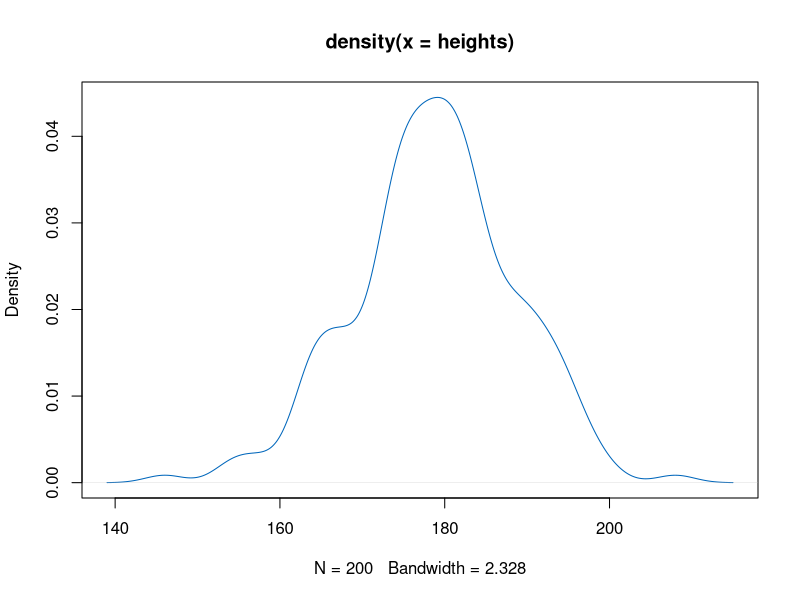
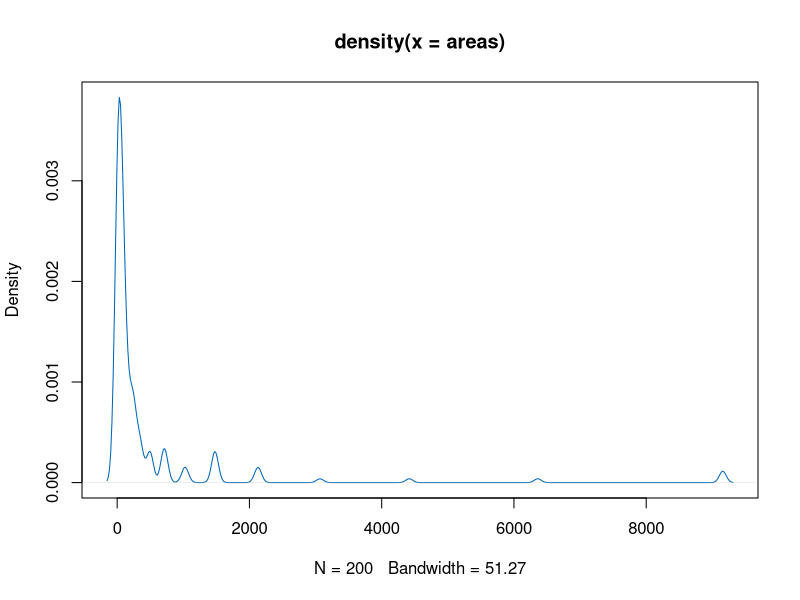
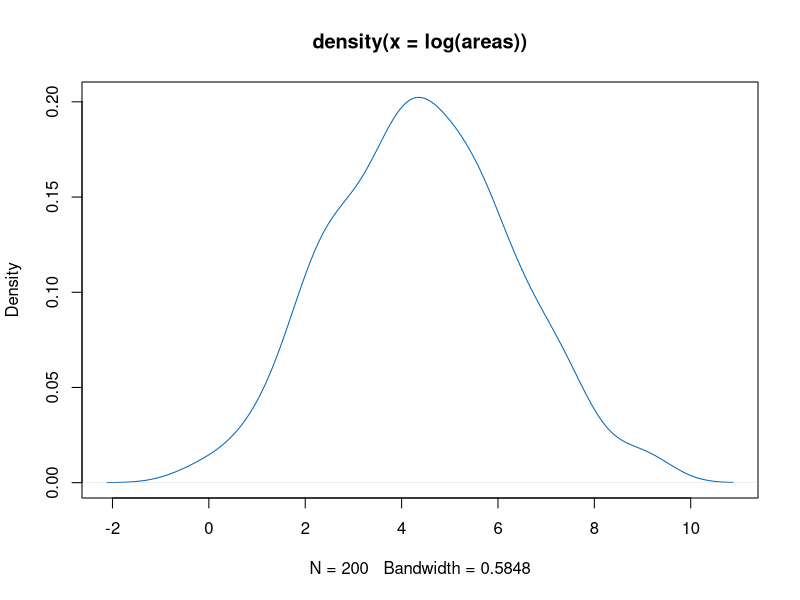
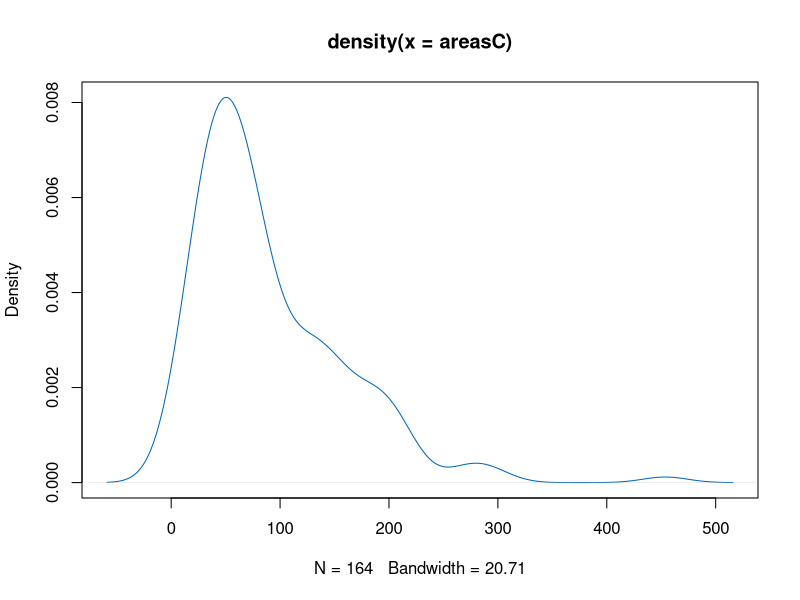
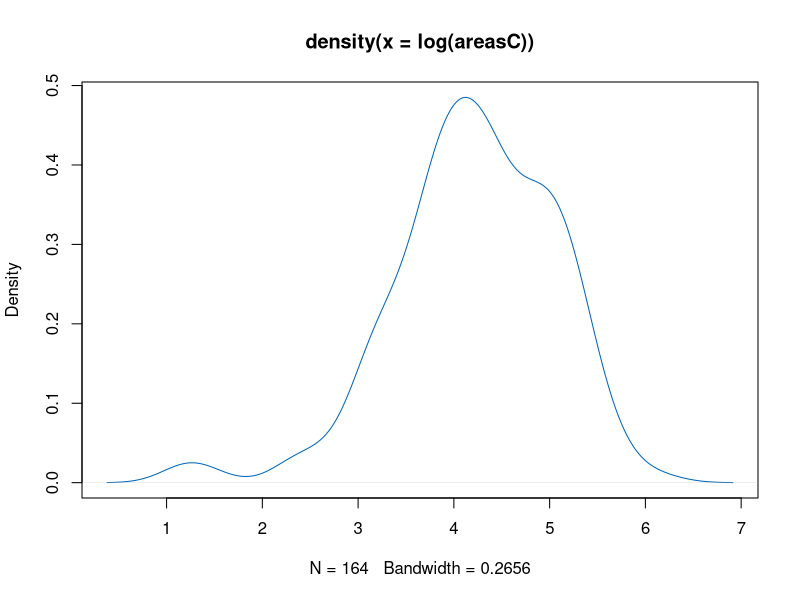
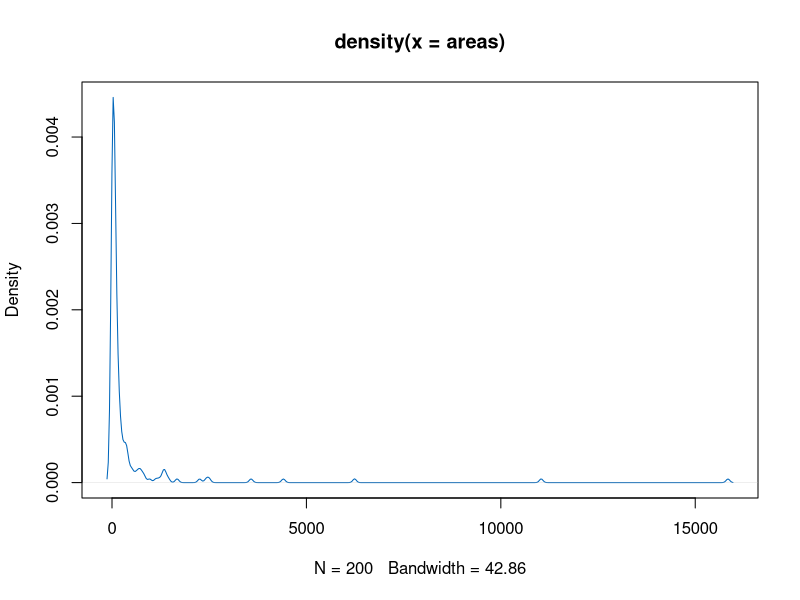
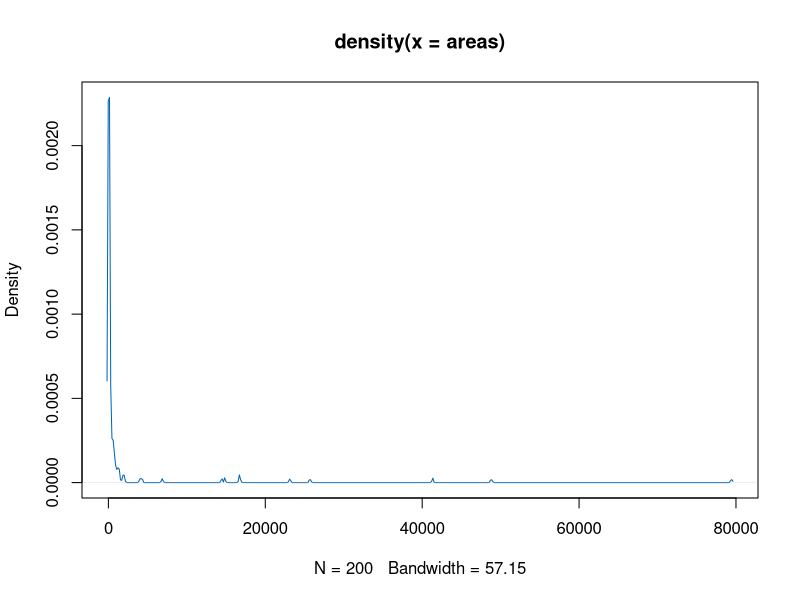
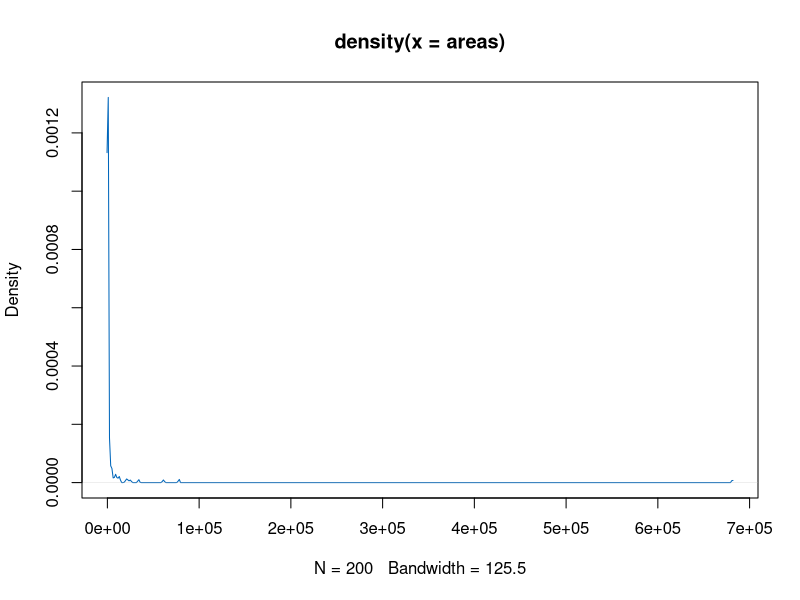

Source code (R) for these figures, in order:
## ---- chunk 1
knitr::opts_chunk$set(echo = TRUE,tidy = TRUE)
## ---- chunk 2
#Mějme jedince A
A<-c(180,sample(c(-1,1),100,replace = T))
A
#Jeho tělesná výška je pak sumou průměru a vylosovaných náhodných vlivů
sum(A)
## ---- chunk 3
#Mějme 200 jedinců definovaných jako průměr výšky a 100 náhodných vlivů +1 nebo -1 cm 
listA<-lapply(1:200,function(i){c(180,sample(c(-1,1),100,replace = T))})

#Můžeme se podívat na prvních 5
str(listA[1:5])

#Sumy těchto vektorů v seznamu jedinců jsou tělesnými výškami
heights<-sapply(listA,sum)
heights

#Plotneme to jako základní histogram.
plot(density(heights),col="#0066BB")
## ---- chunk 4
shapiro.test(heights)
## ---- chunk 5
#Kolik je 1/1.2?
1/1.2
#Areál 80 (tis. km2) se jednou zvětší a jednou zmenší, vrátí se na původní hodnotu
(80*1.2)*0.83333333

#Je tomu tak i když se nejdříve zmenší a pak zvětší. Na pořadí změn velikosti nezáleží, protože násobení je komutativní.
(80*0.83333333)*1.2

## ---- chunk 6
(80*0.8)*1.2
(80*1.2)*0.8

## ---- chunk 7
#Ručně zde nastavím seed generátoru náhodných čísel, na "náhodnosti" procesu to nic neubírá, jen vím, že ta sekvence vyjde pokaždé stejně, takže můžu níže mluvit o rozdílech mezi sekvencemi s různými seedy.
set.seed(111)
B<-c(80,sample(c(1/1.2,1.2),100,replace = T))
B
prod(B)
## ---- chunk 8
summary(as.factor(B))
## ---- chunk 9
set.seed(222)
B<-c(80,sample(c(1/1.2,1.2),100,replace = T))
summary(as.factor(B))
prod(B)
## ---- chunk 10

#Mějme takových náhodných areálů zase 200; průměr jako republika a 100 náhodných vlivů *1.2 nebo /1.2
listB<-lapply(1:200,function(i){c(80,sample(c(1/1.2,1.2),100,replace = T))})

#Můžeme se podívat na prvních 5 zase
str(listB[1:5])

#Spočítáme plochy
areas<-sapply(listB,prod)
areas

#A plotneme
plot(density(areas),col="#0066BB")
## ---- chunk 11
plot(density(log(areas)),col="#0066BB")
shapiro.test(log(areas))
## ---- chunk 12
listBlog<-lapply(listB,log)
str(listBlog[1:5])
## ---- chunk 13
head(data.frame(sapply(listBlog,sum),log(areas)))
## ---- chunk 14
#200 čísel z náhodného exponenciálního rozdělení
listC<-rexp(200,1/80)

#Největší záporný výkmit (dělám jako výkmit areálu, je to jedno, vztah mezi areálem a populací předpokládám nějaký hodně deterministický lineární) - polovina normálního rozložení od nuly dolů se směrodatnou odchylkou 20 (to je ten druhý parametr výsledků)
max.fluct.neg<--abs(rnorm(200,0,20))

#Tam, kde to největší záporný výkmit v součtu s průměrem dostane pod nulu, druh zmizí, jinak beru ten průměr.
areasC<-listC[(listC+max.fluct.neg)>0]
plot(density(areasC),col="#0066BB")

#Jak vypadá rozdělení po zlogaritmování a jak se k tomu staví shapiro test
plot(density(log(areasC)),col="#0066BB") 
shapiro.test(log(areasC))

## ---- chunk 15

#Náhodný start kolem 80 km2 a 100 náhodných vlivů *1.2 nebo /1.2
listB<-lapply(1:200,function(i){c(abs(rnorm(1,80,20)),sample(c(1/1.2,1.2),100,replace = T))})

#Prvních 5
str(listB[1:5])

areas<-sapply(listB,prod)
plot(density(areas),col="#0066BB")
shapiro.test(log(areas))
## ---- chunk 16
listB<-lapply(1:200,function(i){c(80,ifelse(sample(c(0,1),100,replace=T)==0,1/(1+rexp(100,4)),1+rexp(100,4)))})

#Čistě pozitivní procentuální změny, tahám je z exponenciálního rozložení s průměrem 0.25 (při větších hodnotách je to rozdělení šíleně sešikmené - pořád je lognormální, testem projde, ale graf vypadá blbě), ale je to jedno, mohly by být z lognormálního. Na tomhle to nezávisí.

#Prvních 5
str(listB[1:5])

areas<-sapply(listB,prod)
plot(density(areas),col="#0066BB",)
shapiro.test(log(areas))
## ---- chunk 17
listB<-lapply(1:200,function(i,len=round(runif(1,2,200))){c(abs(rnorm(1,80,20)),ifelse(sample(c(0,1),len,replace=T)==0,1/(1+rexp(len,4)),1+rexp(len,4)))})

#Zvolil jsem jako délku vektoru náhodné číslo mezi 2 a 200 (uniformní rozdělení)
sapply(listB,length)

#Prvních 5
str(listB[1:5])

areas<-sapply(listB,prod)
plot(density(areas),col="#0066BB",)
shapiro.test(log(areas))
